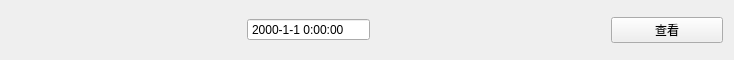
<?xml version="1.0" encoding="UTF-8"?>
<ui version="4.0">
 <class>OrderList</class>
 <widget class="QWidget" name="OrderList">
  <property name="geometry">
   <rect>
    <x>0</x>
    <y>0</y>
    <width>734</width>
    <height>60</height>
   </rect>
  </property>
  <property name="windowTitle">
   <string>Form</string>
  </property>
  <layout class="QHBoxLayout" name="horizontalLayout">
   <item>
    <widget class="QLabel" name="number_label">
     <property name="text">
      <string/>
     </property>
    </widget>
   </item>
   <item>
    <widget class="QLabel" name="seatNumber_label">
     <property name="text">
      <string/>
     </property>
    </widget>
   </item>
   <item>
    <widget class="QDateTimeEdit" name="dateTimeEdit">
     <property name="readOnly">
      <bool>true</bool>
     </property>
     <property name="buttonSymbols">
      <enum>QAbstractSpinBox::NoButtons</enum>
     </property>
     <property name="displayFormat">
      <string>yyyy-M-d H:mm:ss</string>
     </property>
    </widget>
   </item>
   <item>
    <widget class="QLabel" name="label_total">
     <property name="text">
      <string/>
     </property>
    </widget>
   </item>
   <item>
    <widget class="QLabel" name="label_state">
     <property name="text">
      <string/>
     </property>
    </widget>
   </item>
   <item>
    <widget class="QPushButton" name="see_pushButton">
     <property name="text">
      <string>查看</string>
     </property>
    </widget>
   </item>
  </layout>
 </widget>
 <resources/>
 <connections/>
</ui>
